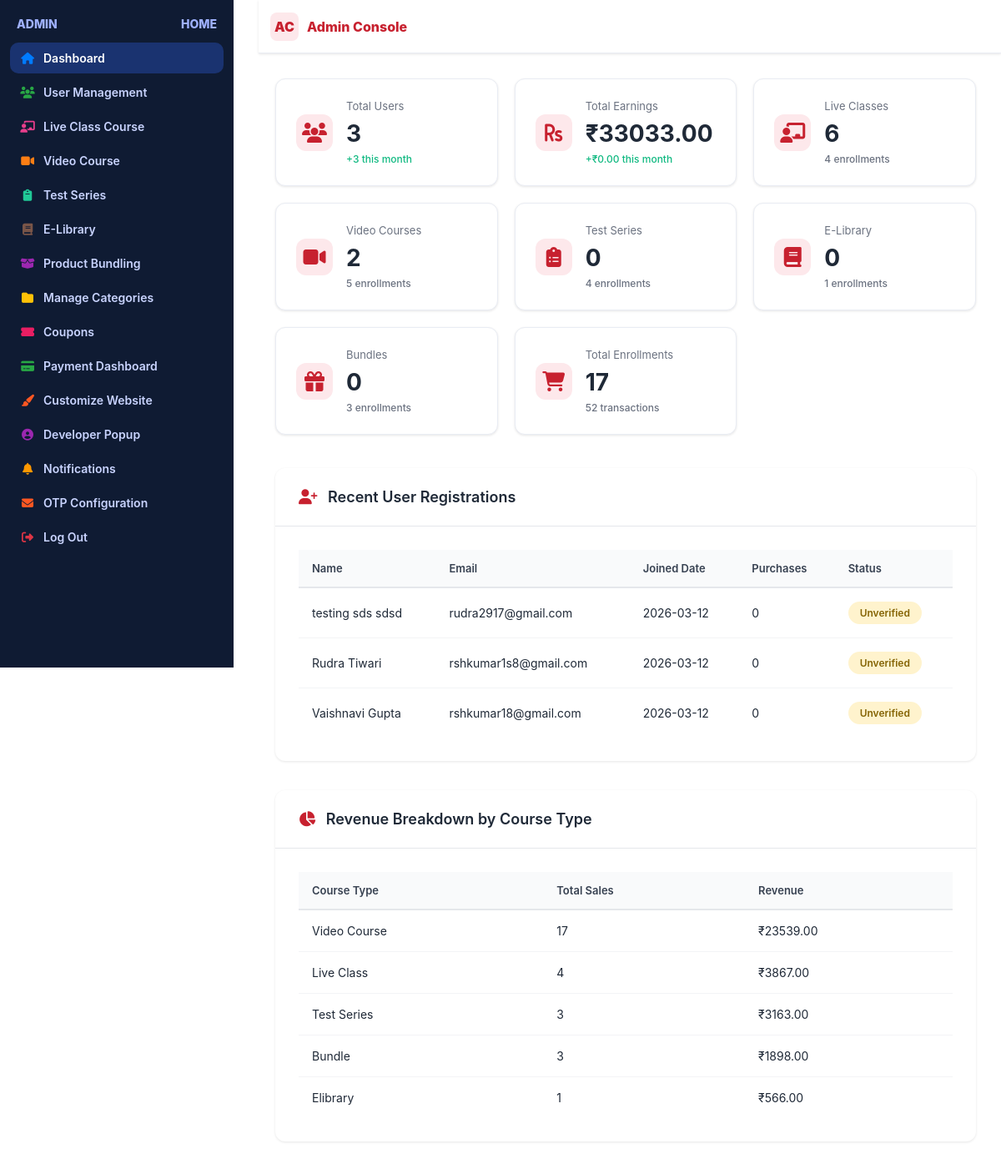
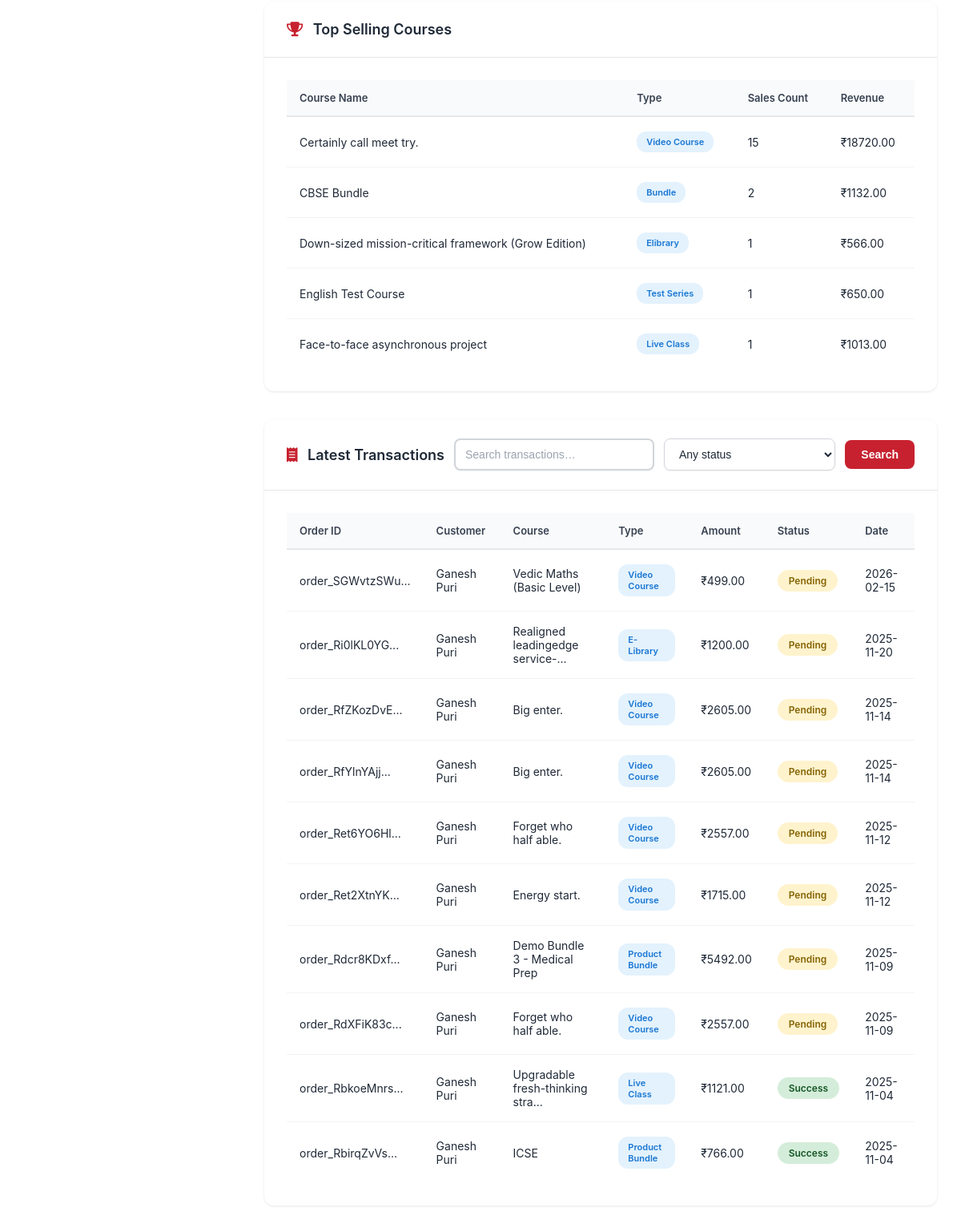
Page /admin_panel/ (signed in) on the committed database (2 pictures, top to bottom).
### base/models.py (models this page shows, shortened)
class User(AbstractBaseUser, PermissionsMixin):
    email = models.EmailField(unique=True)
    first_name = models.CharField(max_length=150, blank=True)
    middle_name = models.CharField(max_length=150, blank=True)
    last_name = models.CharField(max_length=150, blank=True)
    age = models.PositiveIntegerField(null=True, blank=True)
    contact_number = models.CharField(max_length=20, blank=True)
    GENDER_CHOICES = [
        ('M', 'Male'),
        ('F', 'Female'),
        ('O', 'Other'),
        ('N', 'Prefer not to say'),
    ]
    gender = models.CharField(max_length=1, choices=GENDER_CHOICES, blank=True)
    profile_image = models.ImageField(upload_to='profile_pics/', null=True, blank=True)
    is_active = models.BooleanField(default=True)
    is_staff = models.BooleanField(default=False)
    is_verified = models.BooleanField(default=False)
    date_joined = models.DateTimeField(auto_now_add=True)
    USERNAME_FIELD = 'email'
    REQUIRED_FIELDS = []
    objects = UserManager()
    def get_full_name(self):
        parts = [self.first_name, self.middle_name, self.last_name]
        full_name = ' '.join(filter(None, [p.strip() for p in parts]))
        return full_name

class Payment(models.Model):
    user = models.ForeignKey(User, on_delete=models.CASCADE, null=True, blank=True)
    razorpay_order_id = models.CharField(max_length=100, unique=True)
    razorpay_payment_id = models.CharField(max_length=100, blank=True, null=True)
    razorpay_signature = models.CharField(max_length=255, blank=True, null=True)
    course_type = models.CharField(max_length=50, choices=[
        ('video_course', 'Video Course'),
        ('live_class', 'Live Class'),
        ('test_series', 'Test Series'),
        ('elibrary', 'E-Library'),
        ('bundle', 'Product Bundle')
    ])
    course_id = models.IntegerField()
    course_name = models.CharField(max_length=255)
    amount = models.IntegerField()  # Amount in paise
    currency = models.CharField(max_length=10, default='INR')
    status = models.CharField(max_length=50, default='Created', choices=[
        ('Created', 'Created'),
        ('Success', 'Success'),
        ('Failed', 'Failed')
    ])
    created_at = models.DateTimeField(auto_now_add=True)
    updated_at = models.DateTimeField(auto_now=True)
    class Meta:
        ordering = ['-created_at']

### adminpanel/views.py (the view)
# urls.py: path('admin_panel/', views.admin_dashboard, name='admindashboard'),
@staff_member_required
def admin_dashboard(request):
    now = timezone.now()
    this_month = now.replace(day=1, hour=0, minute=0, second=0, microsecond=0)
    total_users = User.objects.filter(is_superuser=False).count()
    this_month_signups = User.objects.filter(
        date_joined__gte=this_month,
        is_superuser=False
    ).count()
    total_earnings = Payment.objects.filter(
        status='Success'
    ).aggregate(
        total=Sum('amount')
    )['total'] or 0
    total_earnings = total_earnings / 100  # Convert from paise to rupees
    this_month_earnings = Payment.objects.filter(
        status='Success',
        created_at__gte=this_month
    ).aggregate(
        total=Sum('amount')
    )['total'] or 0
    this_month_earnings = this_month_earnings / 100
    total_live_classes = LiveClassCourse.objects.filter(is_active=True).count()
    total_video_courses = VideoCourse.objects.count()
    total_test_series = TestSeries.objects.filter(is_active=True).count()
    total_elibrary = ELibraryCourse.objects.filter(is_active=True).count()
    total_bundles = ProductBundle.objects.filter(status='active').count()
    total_enrollments = UserCourseAccess.objects.filter(is_active=True).count()
    enrollments_by_type = UserCourseAccess.objects.filter(
        is_active=True
    ).values('course_type').annotate(
        count=Count('id')
    )
    enrollment_stats = {item['course_type']: item['count'] for item in enrollments_by_type}
    latest_transactions = Payment.objects.select_related('user').order_by('-created_at')[:10]
    transactions_data = []
    for payment in latest_transactions:
        transactions_data.append({
            'invoice': payment.razorpay_order_id[:15] + '...' if len(payment.razorpay_order_id) > 15 else payment.razorpay_order_id,
            'customer': payment.user.get_full_name() or payment.user.email.split('@')[0] if payment.user else 'Guest',
            'amount': f"₹{payment.amount / 100:.2f}",
            'status': payment.status,
            'date': payment.created_at.strftime('%Y-%m-%d'),
            'course_name': payment.course_name[:30] + '...' if len(payment.course_name) > 30 else payment.course_name,
            'course_type': payment.get_course_type_display(),
        })
    revenue_by_type = Payment.objects.filter(
        status='Success'
    ).values('course_type').annotate(
        total=Sum('amount')
    ).order_by('-total')
    revenue_breakdown = []
    for item in revenue_by_type:
        revenue_breakdown.append({
            'type': item['course_type'].replace('_', ' ').title(),
            'amount': item['total'] / 100,
            'count': Payment.objects.filter(
                status='Success',
                course_type=item['course_type']
            ).count()
        })
    top_courses = Payment.objects.filter(
        status='Success'
    ).values('course_name', 'course_type').annotate(
        sales_count=Count('id'),
        revenue=Sum('amount')
    ).order_by('-sales_count')[:5]
    top_courses_data = []
    for course in top_courses:
        top_courses_data.append({
            'name': course['course_name'],
            'type': course['course_type'].replace('_', ' ').title(),
            'sales': course['sales_count'],
            'revenue': course['revenue'] / 100
        })
    recent_users = User.objects.filter(
        is_superuser=False
    ).order_by('-date_joined')[:5]
    recent_users_data = []
    for user in recent_users:
        purchase_count = UserCourseAccess.objects.filter(
            user=user,
            is_active=True
        ).count()
        recent_users_data.append({
            'name': user.get_full_name() or user.email.split('@')[0],
            'email': user.email,
            'joined': user.date_joined.strftime('%Y-%m-%d'),
            'purchases': purchase_count,
            'verified': user.is_verified
        })
    context = {
        'total_users': total_users,
        'this_month_signups': this_month_signups,
        'total_earnings': f"{total_earnings:.2f}",
        'this_month_earnings': f"{this_month_earnings:.2f}",
        'total_live_classes': total_live_classes,
        'total_video_courses': total_video_courses,
        'total_test_series': total_test_series,
        'total_elibrary': total_elibrary,
        'total_bundles': total_bundles,
        'total_enrollments': total_enrollments,
        'enrollment_stats': enrollment_stats,
        'latest_transactions': transactions_data,
        'total_transactions': Payment.objects.count(),
        'revenue_breakdown': revenue_breakdown,
        'top_courses': top_courses_data,
        'recent_users': recent_users_data,
    }
    return render(request, 'admin_dashboard.html', context)

### adminpanel/templates/admin_dashboard.html (shortened to what this page needs)
{% load static %}
{% load navbar_tags %}
<!DOCTYPE html>
<html lang="en">
<head>
<link href="{% static 'css/fontawesome/all.min.css' %}" rel="stylesheet">
{% get_favicon_url as favicon_url %}
</head>
<body>
  <div class="admin-root">
    {% block sidebar %}
    {% include "sidebar.html" %}
    {% endblock sidebar %}
    <header class="admin-topbar">
      <div class="admin-brand">
        <div class="admin-brand-logo">AC</div>
        <div>Admin Console</div>
      </div>
    </header>
    <main class="admin-main">
      {% block content %}
      <section class="admin-kpis">
        <div class="admin-kpi">
          <div class="admin-kpi-ico"><i class="fas fa-users"></i></div>
          <div>
            <div class="admin-kpi-label">Total Users</div>
            <div class="admin-kpi-value">{{ total_users }}</div>
            <small style="color: #10b981;">
              +{{ this_month_signups }} this month
            </small>
          </div>
        </div>
        <div class="admin-kpi">
          <div class="admin-kpi-ico"><i class="fas fa-rupee-sign"></i></div>
          <div>
            <div class="admin-kpi-label">Total Earnings</div>
            <div class="admin-kpi-value">₹{{ total_earnings }}</div>
            <small style="color: #10b981;">
              +₹{{ this_month_earnings }} this month
            </small>
          </div>
        </div>
        <div class="admin-kpi">
          <div class="admin-kpi-ico"><i class="fas fa-chalkboard-teacher"></i></div>
          <div>
            <div class="admin-kpi-label">Live Classes</div>
            <div class="admin-kpi-value">{{ total_live_classes }}</div>
            <small style="color: #6b7280;">
              {{ enrollment_stats.live_class|default:0 }} enrollments
            </small>
          </div>
        </div>
        <div class="admin-kpi">
          <div class="admin-kpi-ico"><i class="fas fa-video"></i></div>
          <div>
            <div class="admin-kpi-label">Video Courses</div>
            <div class="admin-kpi-value">{{ total_video_courses }}</div>
            <small style="color: #6b7280;">
              {{ enrollment_stats.video_course|default:0 }} enrollments
            </small>
          </div>
        </div>
        <div class="admin-kpi">
          <div class="admin-kpi-ico"><i class="fas fa-clipboard-list"></i></div>
          <div>
            <div class="admin-kpi-label">Test Series</div>
            <div class="admin-kpi-value">{{ total_test_series }}</div>
            <small style="color: #6b7280;">
              {{ enrollment_stats.test_series|default:0 }} enrollments
            </small>
          </div>
        </div>
        <div class="admin-kpi">
          <div class="admin-kpi-ico"><i class="fas fa-book"></i></div>
          <div>
            <div class="admin-kpi-label">E-Library</div>
            <div class="admin-kpi-value">{{ total_elibrary }}</div>
            <small style="color: #6b7280;">
              {{ enrollment_stats.elibrary|default:0 }} enrollments
            </small>
          </div>
        </div>
        <div class="admin-kpi">
          <div class="admin-kpi-ico"><i class="fas fa-gift"></i></div>
          <div>
            <div class="admin-kpi-label">Bundles</div>
            <div class="admin-kpi-value">{{ total_bundles }}</div>
            <small style="color: #6b7280;">
              {{ enrollment_stats.bundle|default:0 }} enrollments
            </small>
          </div>
        </div>
        <div class="admin-kpi">
          <div class="admin-kpi-ico"><i class="fas fa-shopping-cart"></i></div>
          <div>
            <div class="admin-kpi-label">Total Enrollments</div>
            <div class="admin-kpi-value">{{ total_enrollments }}</div>
            <small style="color: #6b7280;">
              {{ total_transactions }} transactions
            </small>
          </div>
        </div>
      </section>
      {% if recent_users %}
      <section class="admin-card">
        <div class="admin-card-hd">
          <h3><i class="fas fa-user-plus"></i> Recent User Registrations</h3>
        </div>
        <div class="admin-card-bd">
          <table class="admin-table">
            <thead>
              <tr>
                <th>Name</th>
                <th>Email</th>
                <th>Joined Date</th>
                <th>Purchases</th>
                <th>Status</th>
              </tr>
            </thead>
            <tbody>
              {% for user in recent_users %}
              <tr>
                <td>{{ user.name }}</td>
                <td>{{ user.email }}</td>
                <td>{{ user.joined }}</td>
                <td>{{ user.purchases }}</td>
                <td>
                  {% if user.verified %}
                    <span class="status-badge status-success">Verified</span>
                  {% else %}
                    <span class="status-badge status-pending">Unverified</span>
                  {% endif %}
                </td>
              </tr>
              {% endfor %}
            </tbody>
          </table>
        </div>
      </section>
      {% endif %}
      {% if revenue_breakdown %}
      <section class="admin-card">
        <div class="admin-card-hd">
          <h3><i class="fas fa-chart-pie"></i> Revenue Breakdown by Course Type</h3>
        </div>
        <div class="admin-card-bd">
          <table class="admin-table">
            <thead>
              <tr>
                <th>Course Type</th>
                <th>Total Sales</th>
                <th>Revenue</th>
              </tr>
            </thead>
            <tbody>
              {% for item in revenue_breakdown %}
              <tr>
                <td>{{ item.type }}</td>
                <td>{{ item.count }}</td>
                <td>₹{{ item.amount|floatformat:2 }}</td>
              </tr>
              {% endfor %}
            </tbody>
          </table>
        </div>
      </section>
      {% endif %}
      {% if top_courses %}
      <section class="admin-card">
        <div class="admin-card-hd">
          <h3><i class="fas fa-trophy"></i> Top Selling Courses</h3>
        </div>
        <div class="admin-card-bd">
          <table class="admin-table">
            <thead>
              <tr>
                <th>Course Name</th>
                <th>Type</th>
                <th>Sales Count</th>
                <th>Revenue</th>
              </tr>
            </thead>
            <tbody>
              {% for course in top_courses %}
              <tr>
                <td>{{ course.name }}</td>
                <td><span class="badge">{{ course.type }}</span></td>
                <td>{{ course.sales }}</td>
                <td>₹{{ course.revenue|floatformat:2 }}</td>
              </tr>
              {% endfor %}
            </tbody>
          </table>
        </div>
      </section>
      {% endif %}
      <section class="admin-card">
        <div class="admin-card-hd">
          <h3><i class="fas fa-receipt"></i> Latest Transactions</h3>
          <div class="admin-filters">
            <input class="admin-filter-input" type="text" id="searchInput" placeholder="Search transactions…" />
            <select class="admin-filter-select" id="statusFilter">
              <option value="">Any status</option>
            </select>
            <button class="admin-filter-btn" type="button" onclick="filterTransactions()">Search</button>
          </div>
        </div>
        <div class="admin-card-bd">
          <table class="admin-table" id="transactionsTable">
            <thead>
              <tr>
                <th>Order ID</th>
                <th>Customer</th>
                <th>Course</th>
                <th>Type</th>
                <th>Amount</th>
                <th>Status</th>
                <th>Date</th>
              </tr>
            </thead>
            <tbody>
              {% for txn in latest_transactions %}
              <tr data-status="{{ txn.status }}" data-customer="{{ txn.customer|lower }}" data-course="{{ txn.course_name|lower }}">
                <td>{{ txn.invoice }}</td>
                <td>{{ txn.customer }}</td>
                <td>{{ txn.course_name }}</td>
                <td><span class="badge">{{ txn.course_type }}</span></td>
                <td>{{ txn.amount }}</td>
                <td>
                  {% if txn.status == 'Success' %}
                    <span class="status-badge status-success">{{ txn.status }}</span>
                  {% elif txn.status == 'Failed' %}
                    <span class="status-badge status-failed">{{ txn.status }}</span>
                  {% else %}
                    <span class="status-badge status-pending">{{ txn.status }}</span>
                  {% endif %}
                </td>
                <td>{{ txn.date }}</td>
              </tr>
              {% endfor %}
            </tbody>
          </table>
        </div>
      </section>
      {% endblock content %}
    </main>
  </div>
</body>
</html>

### rows in the picture
User: email "rudra2917@gmail.com"
User: email "rshkumar1s8@gmail.com"
User: email "rshkumar18@gmail.com"
Payment: course_name "Vedic Maths (Basic Level)", status "Pending"
Payment: status "Pending"
Payment: course_name "Big enter.", status "Pending"
Payment: course_name "Big enter.", status "Pending"
Payment: course_name "Forget who half able.", status "Pending"
Payment: course_name "Energy start.", status "Pending"
Payment: course_name "Demo Bundle 3 - Medical Prep", status "Pending"
Payment: course_name "Forget who half able.", status "Pending"
Payment: status "Success"
Payment: course_name "ICSE", status "Success"

### other values in the picture
{{ total_users }} "3"
{{ this_month_signups }} "3"
{{ total_earnings }} "33033.00"
{{ this_month_earnings }} "0.00"
{{ total_live_classes }} "6"
{{ enrollment_stats.live_class|default:0 }} "4"
{{ total_video_courses }} "2"
{{ enrollment_stats.video_course|default:0 }} "5"
{{ total_test_series }} "0"
{{ enrollment_stats.test_series|default:0 }} "4"
{{ total_elibrary }} "0"
{{ enrollment_stats.elibrary|default:0 }} "1"
{{ total_bundles }} "0"
{{ enrollment_stats.bundle|default:0 }} "3"
{{ total_enrollments }} "17"
